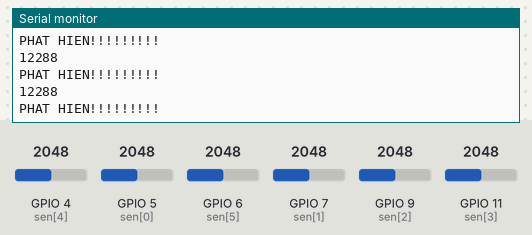
This sketch was run on a simulated ESP32-S2. Parts: the last lines printed to the serial monitor. The inputs (shaded band) are chosen by the test bench; at power-on: GPIO 4 (sen[4]) = 2048, GPIO 5 (sen[0]) = 2048, GPIO 6 (sen[5]) = 2048, GPIO 7 (sen[1]) = 2048, GPIO 9 (sen[2]) = 2048, GPIO 11 (sen[3]) = 2048.

Above: at 2.2 s.
2.3 s: GPIO 4 (sen[4]) set to 2866
At 2.48 s:
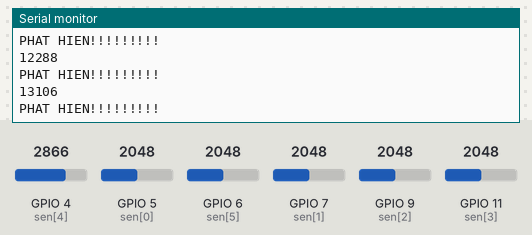
3.8 s: GPIO 5 (sen[0]) set to 2866
At 4.09 s:
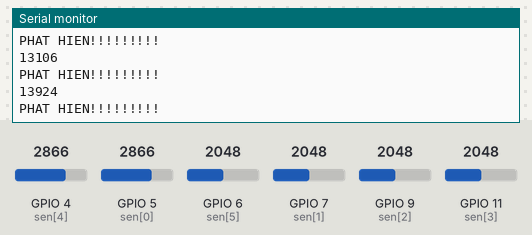
5.3 s: GPIO 6 (sen[5]) set to 2866
At 5.54 s:
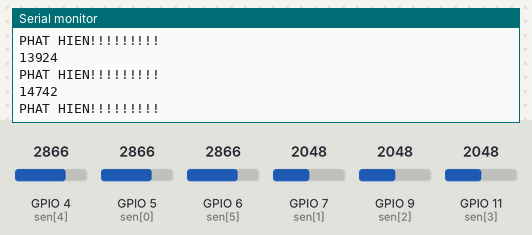
6.8 s: GPIO 7 (sen[1]) set to 2866
At 6.99 s:
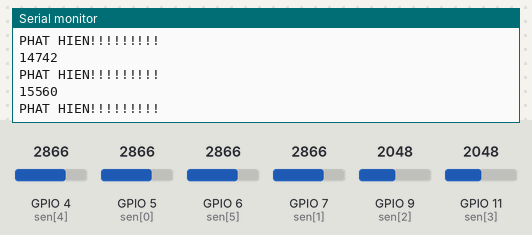
8.3 s: GPIO 9 (sen[2]) set to 2866
At 8.6 s:
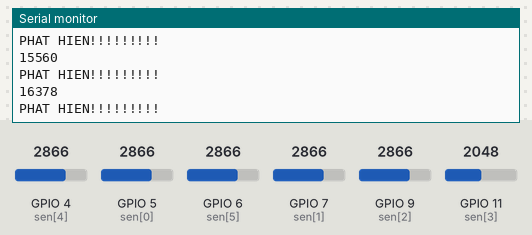
9.8 s: GPIO 11 (sen[3]) set to 2866
At 10.05 s:
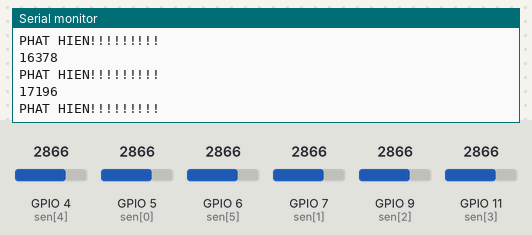
Timing chart, 0 to 12.3 s (numbered marks = the images above; inputs shaded):
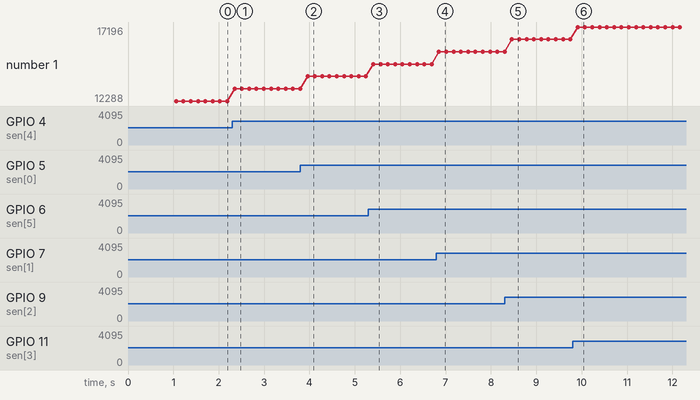

Measured:
- after the input at 2.3 s, the serial monitor: prints a new line after 0.05 s (image 1)
- after the input at 3.8 s, the serial monitor: prints a new line after 0.16 s (image 2)
- after the input at 5.3 s, the serial monitor: prints a new line after 0.11 s (image 3)
- after the input at 6.8 s, the serial monitor: prints a new line after 0.05 s (image 4)
- after the input at 8.3 s, the serial monitor: prints a new line after 0.16 s (image 5)
- after the input at 9.8 s, the serial monitor: prints a new line after 0.11 s (image 6)
- plotted number 1: 12288 → 13106 after the input at 2.3 s, 13106 → 13924 after the input at 3.8 s, 13924 → 14742 after the input at 5.3 s, 14742 → 15560 after the input at 6.8 s, 15560 → 16378 after the input at 8.3 s

The sketch:

ESP32S2.ino
```cpp
#include <SoftwareSerial.h>
SoftwareSerial sw(37, 39);

int sen[6] = {5, 7, 9, 11, 4, 6};
#include <WiFi.h>
#include <esp_now.h>
typedef struct struct_message {
    int id;
    int st;
} struct_message;
struct_message myData;
esp_now_peer_info_t peerInfo;
int stt[5] = {0, 0, 0, 0, 0};

void OnDataRecv(const uint8_t *mac, const uint8_t *incomingData, int len) {
    memcpy(&myData, incomingData, sizeof(myData));
    Serial.print(myData.id);
    Serial.println(myData.st);
    stt[myData.id - 1] = myData.st;
}

void setup() {
    Serial.begin(9600);
    sw.begin(9600);

    for (int j = 0; j < 6; j++)
        pinMode(sen[j], INPUT_PULLUP);
    delay(1000);
    String macAddress = WiFi.macAddress();
    Serial.println("Địa chỉ MAC của ESP32: " + macAddress);

    WiFi.mode(WIFI_STA);
    if (esp_now_init() != ESP_OK) {
        Serial.println("Error initializing ESP-NOW");
        return;
    }

    esp_now_register_recv_cb(esp_now_recv_cb_t(OnDataRecv));
}

void loop() {

    int sum = 0;
    for (int j = 0; j < 6; j++) {
        sum += analogRead(sen[j]);
        delay(10);
    }
    Serial.println(sum);
    if (sum < 40000) {
        stt[4] = 1;
        Serial.println("PHAT HIEN!!!!!!!!!");
    } else
        stt[4] = 0;
    char str[10];
    sprintf(str, "%d%d%d%d%d", stt[0], stt[1], stt[2], stt[3], stt[4]);
    sw.println(str);
    delay(100);
}
```
